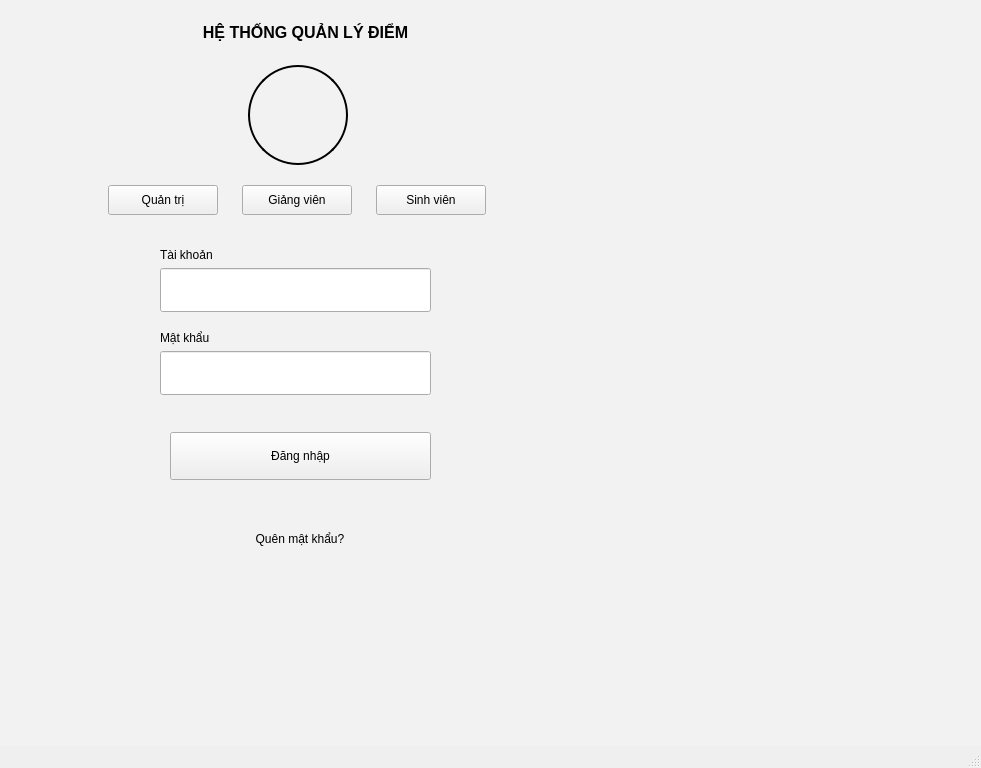
<?xml version="1.0" encoding="UTF-8"?>
<ui version="4.0">
 <class>MainWindow</class>
 <widget class="QMainWindow" name="MainWindow">
  <property name="geometry">
   <rect>
    <x>0</x>
    <y>0</y>
    <width>981</width>
    <height>768</height>
   </rect>
  </property>
  <property name="windowTitle">
   <string>Đăng nhập</string>
  </property>
  <widget class="QWidget" name="centralwidget">
   <property name="styleSheet">
    <string notr="true">#centralwidget { background-color: #f2f2f2; }</string>
   </property>
   <widget class="QLabel" name="label">
    <property name="geometry">
     <rect>
      <x>170</x>
      <y>12</y>
      <width>271</width>
      <height>41</height>
     </rect>
    </property>
    <property name="font">
     <font>
      <pointsize>12</pointsize>
      <weight>75</weight>
      <bold>true</bold>
     </font>
    </property>
    <property name="text">
     <string>HỆ THỐNG QUẢN LÝ ĐIỂM</string>
    </property>
    <property name="alignment">
     <set>Qt::AlignCenter</set>
    </property>
   </widget>
   <widget class="QLabel" name="label_2">
    <property name="geometry">
     <rect>
      <x>248</x>
      <y>65</y>
      <width>100</width>
      <height>100</height>
     </rect>
    </property>
    <property name="minimumSize">
     <size>
      <width>100</width>
      <height>100</height>
     </size>
    </property>
    <property name="maximumSize">
     <size>
      <width>100</width>
      <height>100</height>
     </size>
    </property>
    <property name="styleSheet">
     <string notr="true">border: 2px solid black; border-radius: 50px;</string>
    </property>
    <property name="text">
     <string/>
    </property>
    <property name="pixmap">
     <pixmap>../../logo.png</pixmap>
    </property>
    <property name="scaledContents">
     <bool>true</bool>
    </property>
    <property name="indent">
     <number>0</number>
    </property>
   </widget>
   <widget class="QPushButton" name="btnQuanTri">
    <property name="geometry">
     <rect>
      <x>108</x>
      <y>185</y>
      <width>110</width>
      <height>30</height>
     </rect>
    </property>
    <property name="text">
     <string>Quản trị</string>
    </property>
   </widget>
   <widget class="QPushButton" name="btnGiangVien">
    <property name="geometry">
     <rect>
      <x>242</x>
      <y>185</y>
      <width>110</width>
      <height>30</height>
     </rect>
    </property>
    <property name="text">
     <string>Giảng viên</string>
    </property>
   </widget>
   <widget class="QPushButton" name="btnSinhVien">
    <property name="geometry">
     <rect>
      <x>376</x>
      <y>185</y>
      <width>110</width>
      <height>30</height>
     </rect>
    </property>
    <property name="text">
     <string>Sinh viên</string>
    </property>
   </widget>
   <widget class="QLabel" name="label_4">
    <property name="geometry">
     <rect>
      <x>160</x>
      <y>245</y>
      <width>90</width>
      <height>20</height>
     </rect>
    </property>
    <property name="text">
     <string>Tài khoản</string>
    </property>
   </widget>
   <widget class="QLineEdit" name="txtTaiKhoan">
    <property name="geometry">
     <rect>
      <x>160</x>
      <y>268</y>
      <width>271</width>
      <height>44</height>
     </rect>
    </property>
   </widget>
   <widget class="QLabel" name="label_5">
    <property name="geometry">
     <rect>
      <x>160</x>
      <y>328</y>
      <width>90</width>
      <height>20</height>
     </rect>
    </property>
    <property name="text">
     <string>Mật khẩu</string>
    </property>
   </widget>
   <widget class="QLineEdit" name="txtMatKhau">
    <property name="geometry">
     <rect>
      <x>160</x>
      <y>351</y>
      <width>271</width>
      <height>44</height>
     </rect>
    </property>
    <property name="echoMode">
     <enum>QLineEdit::Password</enum>
    </property>
   </widget>
   <widget class="QLabel" name="lblTrangThai">
    <property name="geometry">
     <rect>
      <x>160</x>
      <y>402</y>
      <width>271</width>
      <height>22</height>
     </rect>
    </property>
    <property name="text">
     <string/>
    </property>
    <property name="alignment">
     <set>Qt::AlignCenter</set>
    </property>
   </widget>
   <widget class="QPushButton" name="btnDangNhap">
    <property name="geometry">
     <rect>
      <x>170</x>
      <y>432</y>
      <width>261</width>
      <height>48</height>
     </rect>
    </property>
    <property name="text">
     <string>Đăng nhập</string>
    </property>
   </widget>
   <widget class="QLabel" name="label_3">
    <property name="geometry">
     <rect>
      <x>240</x>
      <y>530</y>
      <width>120</width>
      <height>18</height>
     </rect>
    </property>
    <property name="text">
     <string>Quên mật khẩu?</string>
    </property>
    <property name="alignment">
     <set>Qt::AlignCenter</set>
    </property>
   </widget>
  </widget>
  <widget class="QMenuBar" name="menubar">
   <property name="geometry">
    <rect>
     <x>0</x>
     <y>0</y>
     <width>981</width>
     <height>26</height>
    </rect>
   </property>
  </widget>
  <widget class="QStatusBar" name="statusbar"/>
 </widget>
 <resources/>
 <connections/>
</ui>
